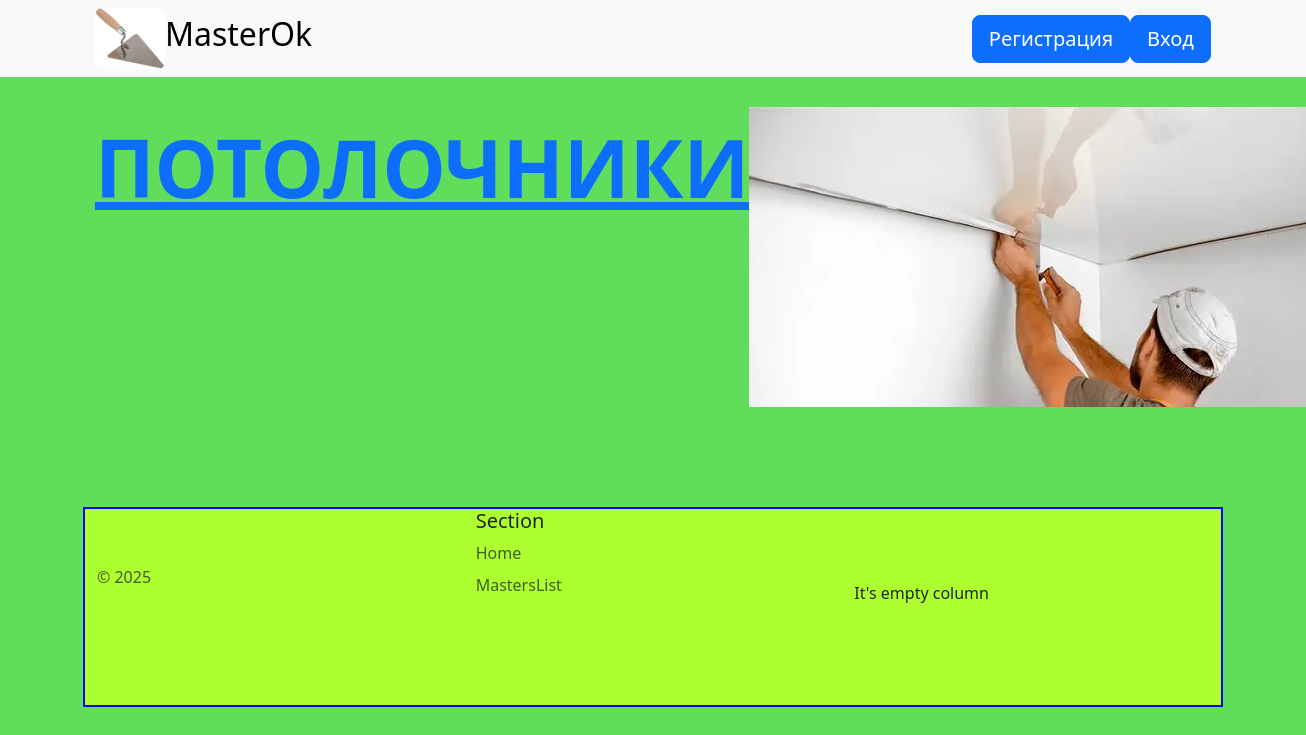
The page /mastersList/ceiling on the database its author committed.
### blog/models.py (models this page shows, shortened)
class Masters(models.Model):
    slug = models.SlugField('slug', default='MasterName')
    master = models.CharField('Мастер', max_length=100, unique=True)
    img = models.ImageField(
        'Изображение', default='electrician.jpg', upload_to='img')

### blog/views.py (the view)
# urls.py: path('mastersList/<slug>', views.MasterDetailView.as_view(), name='mastersList'),
class MasterDetailView(DetailView):
    model = Masters
    template_name = 'blog/mastersList.html'

### blog/templates/blog/mastersList.html (shortened to what this page needs)
{% extends 'blog/base.html' %}
{% load static %}
{% block content %}
            <div class="master">
                <div><p>{{ object.master }}</p></div>
                <div><img src="{{ object.img.url }}"></div>
            </div>
{% endblock %}

### blog/static/blog/main.css (style rules this page uses)
body { background: #47d842dc; }
.master { display: flex; justify-content: space-between; margin-top: 30px; container: initial; }
.master p { text-transform: uppercase; text-decoration: underline; font-size: 80px; font-weight: 700; color: #0d6efd; }

### rows shown on the page
Masters: master "ПОТОЛОЧНИКИ", img (picture)
